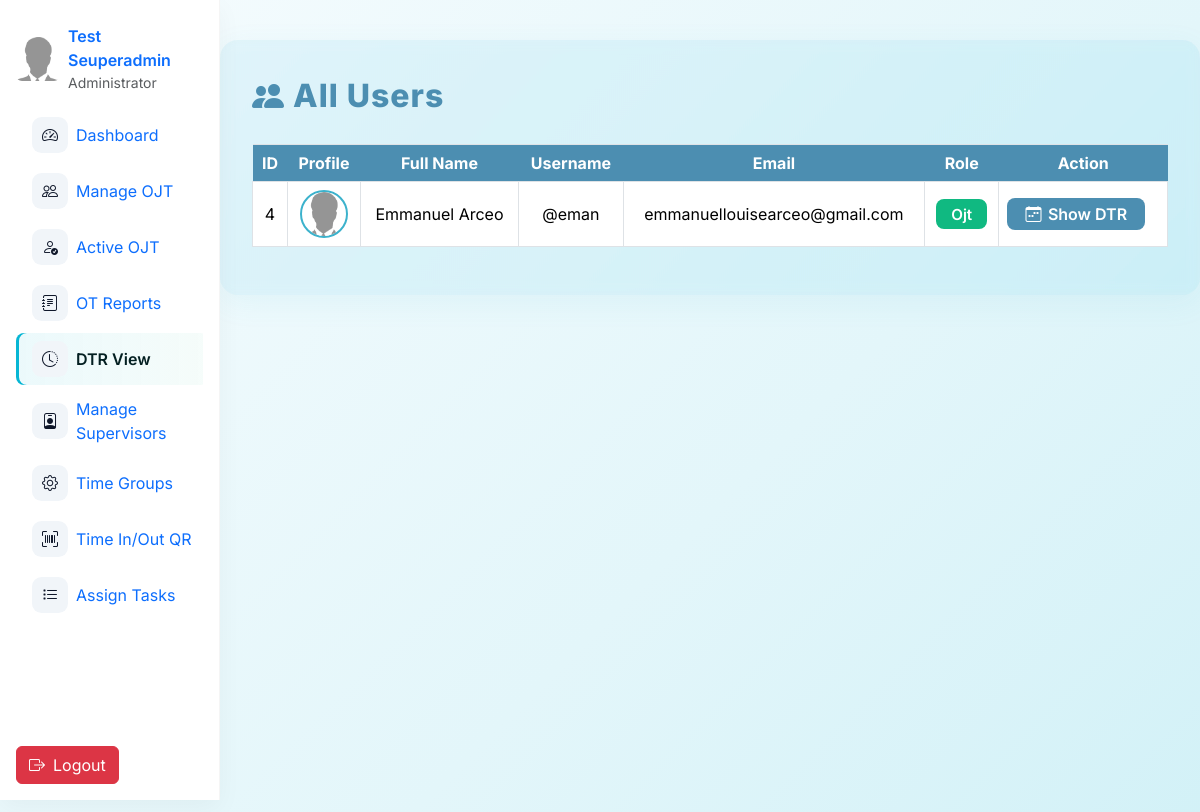
/admin/dtruserview.php (signed in), run on an earlier commit of the app's database.
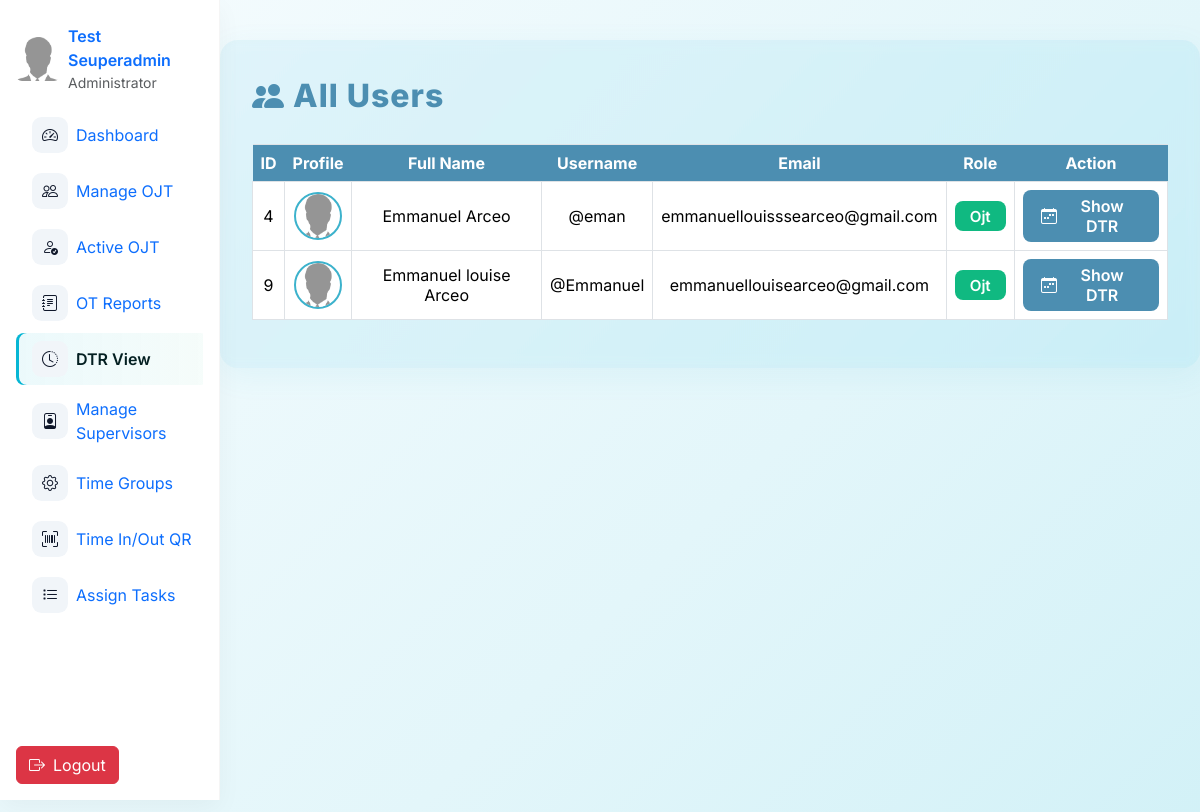
And on a later commit of the database.
### tables this page shows
CREATE TABLE `users` (
  `id` int(11) NOT NULL,
  `username` varchar(50) NOT NULL,
  `email` varchar(100) NOT NULL,
  `password` varchar(255) NOT NULL,
  `role` enum('super_admin','admin','ojt') NOT NULL,
  `fname` varchar(50) DEFAULT NULL,
  `mname` varchar(225) DEFAULT NULL,
  `lname` varchar(50) DEFAULT NULL,
  `position` varchar(100) DEFAULT NULL,
  `age` int(11) DEFAULT NULL,
  `mobile` varchar(15) DEFAULT NULL,
  `school_org` varchar(100) DEFAULT NULL,
  `full_name` varchar(100) DEFAULT NULL,
  `bio` varchar(255) DEFAULT NULL,
  `profile_img` varchar(255) DEFAULT NULL,
  `adviser_id` int(11) DEFAULT NULL,
  `status` enum('active','restricted') NOT NULL DEFAULT 'active',
  `face_descriptor` text DEFAULT NULL
);

### admin/dtruserview.php (the view, shortened to what this page needs)
<?php
include 'nav.php';
$role = $_SESSION['role'];
if ($role === 'super_admin') {
    $users = $oat->query("SELECT id, fname, lname, username, email, role, profile_img FROM users WHERE role = 'ojt' ORDER BY id ASC");
}
?>
<!DOCTYPE html>
<html lang="en">
<head>
    <link href="https://cdn.jsdelivr.net/npm/bootstrap@5.3.2/dist/css/bootstrap.min.css" rel="stylesheet">
    <link rel="stylesheet" href="https://cdn.jsdelivr.net/npm/bootstrap-icons@1.11.1/font/bootstrap-icons.css">
</head>
<body>
    <div class="container table-container">
        <div class="table-title">
            <i class="bi bi-people-fill"></i> All Users
        </div>
        <div class="table-responsive">
            <table class="table table-bordered table-hover user-table align-middle">
                <thead>
                    <tr>
                        <th>ID</th>
                        <th>Profile</th>
                        <th>Full Name</th>
                        <th>Username</th>
                        <th>Email</th>
                        <th>Role</th>
                        <th>Action</th>
                    </tr>
                </thead>
                <tbody>
                    <?php while ($user = $users->fetch_assoc()): ?>
                        <tr>
                            <td><?= htmlspecialchars($user['id']) ?></td>
                            <td>
                                <?php
                                    $img = '../uploads/noimg.png';
                                ?>
                                <img src="<?= htmlspecialchars($img) ?>" alt="Profile" class="user-profile-img">
                            </td>
                            <td><?= htmlspecialchars($user['fname'] . ' ' . $user['lname']) ?></td>
                            <td>@<?= htmlspecialchars($user['username']) ?></td>
                            <td><?= htmlspecialchars($user['email']) ?></td>
                            <td>
                                <span class="role-badge <?= htmlspecialchars($user['role']) ?>">
                                    <?= htmlspecialchars(ucfirst($user['role'])) ?>
                                </span>
                            </td>
                            <td>
                                <form action="dtrview.php" method="GET" style="margin: 0;">
                                    <button type="submit" class="btn-dtr">
                                        <i class="bi bi-calendar-week"></i> Show DTR
                                    </button>
                                </form>
                            </td>
                        </tr>
                    <?php endwhile; ?>
                </tbody>
            </table>
        </div>
    </div>
</body>
</html>

What changed in the data, as far as the page shows it:
changed users "Emmanuel Arceo": email "emmanuellouisearceo@gmail.com" → "emmanuellouisssearceo@gmail.com"
added users: id "9", fname+lname "Emmanuel louise Arceo", username "Emmanuel", email "emmanuellouisearceo@gmail.com", role "Ojt"
